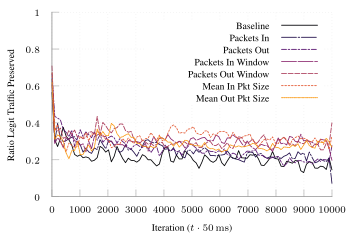

Source code (gnuplot):
set terminal tikz standalone color size 9cm,6cm font '\scriptsize' preamble '\usepackage{microtype} \usepackage{times} \usepackage[T1]{fontenc} \usepackage{siunitx}\sisetup{detect-all}'
set output "ftprep-tcp-cap-good-3.tex"

load "inferno.pal"

set style line 102 lc rgb '#a0a0a0' lt 1 lw 1
set border ls 102
set colorbox border 102
set key textcolor rgb "black"
set tics textcolor rgb "black"
set label textcolor rgb "black"

set border 3
set grid x y
set xtics nomirror
set ytics nomirror

#set key autotitle columnhead
set datafile separator ","

set xlabel "Iteration ($t \\cdot{} \\SI{50}{\\milli\\second}$)"
set ylabel "Ratio Legit Traffic Preserved"

set yrange [0.0:1.0]
set key inside top right

plot '../results/baseline-2-avg-ng.csv' u 1:3 w lines smooth sbezier title "Baseline" dt 1, \
     '../results/ft-tcp-cap-f8-avg.csv' u 1:3 w lines smooth sbezier title "Packets In" ls 2 dt (18,2,2,2), \
     '../results/ft-tcp-cap-f9-avg.csv' u 1:3 w lines smooth sbezier title "Packets Out" ls 3 dt (6,2,2,2), \
     '../results/ft-tcp-cap-f10-avg.csv' u 1:3 w lines smooth sbezier title "Packets In Window" ls 4 dt (18,2), \
     '../results/ft-tcp-cap-f11-avg.csv' u 1:3 w lines smooth sbezier title "Packets Out Window" ls 5 dt (6,2), \
     '../results/ft-tcp-cap-f12-avg.csv' u 1:3 w lines smooth sbezier title "Mean In Pkt Size" ls 6 dt (2,2), \
     '../results/ft-tcp-cap-f13-avg.csv' u 1:3 w lines smooth sbezier title "Mean Out Pkt Size" ls 7 dt (2,1,1,1), \
